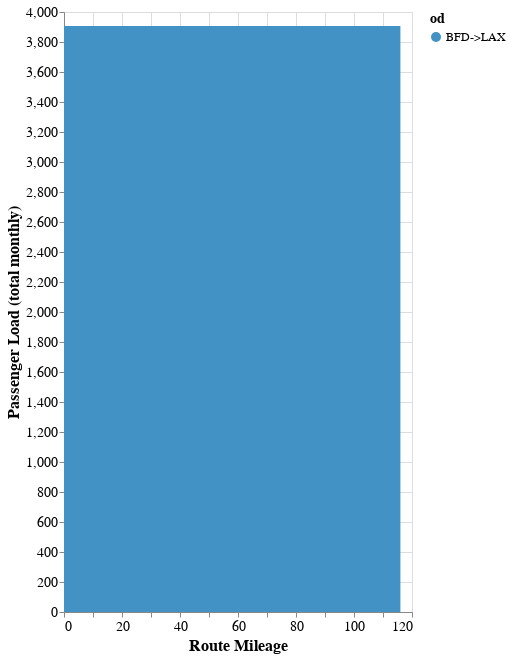

This figure's notebook cell:
### Code cell
chart

### Figure 1 — Vega specification as saved in the notebook (floating-point values rounded to 4 significant figures)
{"$schema": "https://vega.github.io/schema/vega/v5.json", "data": [{"name": "source_0", "values": [{"route_mileage": "0.0", "od": "BFD->LAX", "departing_station": "BFD", "ridership": 3906, "sum_ridership": 3906, "sum_ridership_end": 3906.0, "sum_ridership_start": 0.0}, {"route_mileage": "1.0", "od": "BFD->LAX", "departing_station": "BFD", "ridership": 3906, "sum_ridership": 3906, "sum_ridership_end": 3906.0, "sum_ridership_start": 0.0}, {"route_mileage": "2.0", "od": "BFD->LAX", "departing_station": "BFD", "ridership": 3906, "sum_ridership": 3906, "sum_ridership_end": 3906.0, "sum_ridership_start": 0.0}, {"route_mileage": "3.0", "od": "BFD->LAX", "departing_station": "BFD", "ridership": 3906, "sum_ridership": 3906, "sum_ridership_end": 3906.0, "sum_ridership_start": 0.0}, {"route_mileage": "4.0", "od": "BFD->LAX", "departing_station": "BFD", "ridership": 3906, "sum_ridership": 3906, "sum_ridership_end": 3906.0, "sum_ridership_start": 0.0}, {"route_mileage": "5.0", "od": "BFD->LAX", "departing_station": "BFD", "ridership": 3906, "sum_ridership": 3906, "sum_ridership_end": 3906.0, "sum_ridership_start": 0.0}, {"route_mileage": "6.0", "od": "BFD->LAX", "departing_station": "BFD", "ridership": 3906, "sum_ridership": 3906, "sum_ridership_end": 3906.0, "sum_ridership_start": 0.0}, {"route_mileage": "7.0", "od": "BFD->LAX", "departing_station": "BFD", "ridership": 3906, "sum_ridership": 3906, "sum_ridership_end": 3906.0, "sum_ridership_start": 0.0}, {"route_mileage": "8.0", "od": "BFD->LAX", "departing_station": "BFD", "ridership": 3906, "sum_ridership": 3906, "sum_ridership_end": 3906.0, "sum_ridership_start": 0.0}, {"route_mileage": "9.0", "od": "BFD->LAX", "departing_station": "BFD", "ridership": 3906, "sum_ridership": 3906, "sum_ridership_end": 3906.0, "sum_ridership_start": 0.0}, {"route_mileage": "10.0", "od": "BFD->LAX", "departing_station": "BFD", "ridership": 3906, "sum_ridership": 3906, "sum_ridership_end": 3906.0, "sum_ridership_start": 0.0}, {"route_mileage": "11.0", "od": "BFD->LAX", "departing_station": "BFD", "ridership": 3906, "sum_ridership": 3906, "sum_ridership_end": 3906.0, "sum_ridership_start": 0.0}, {"route_mileage": "12.0", "od": "BFD->LAX", "departing_station": "BFD", "ridership": 3906, "sum_ridership": 3906, "sum_ridership_end": 3906.0, "sum_ridership_start": 0.0}, {"route_mileage": "13.0", "od": "BFD->LAX", "departing_station": "BFD", "ridership": 3906, "sum_ridership": 3906, "sum_ridership_end": 3906.0, "sum_ridership_start": 0.0}, {"route_mileage": "14.0", "od": "BFD->LAX", "departing_station": "BFD", "ridership": 3906, "sum_ridership": 3906, "sum_ridership_end": 3906.0, "sum_ridership_start": 0.0}, {"route_mileage": "15.0", "od": "BFD->LAX", "departing_station": "BFD", "ridership": 3906, "sum_ridership": 3906, "sum_ridership_end": 3906.0, "sum_ridership_start": 0.0}, {"route_mileage": "16.0", "od": "BFD->LAX", "departing_station": "BFD", "ridership": 3906, "sum_ridership": 3906, "sum_ridership_end": 3906.0, "sum_ridership_start": 0.0}, {"route_mileage": "17.0", "od": "BFD->LAX", "departing_station": "BFD", "ridership": 3906, "sum_ridership": 3906, "sum_ridership_end": 3906.0, "sum_ridership_start": 0.0}, {"route_mileage": "18.0", "od": "BFD->LAX", "departing_station": "BFD", "ridership": 3906, "sum_ridership": 3906, "sum_ridership_end": 3906.0, "sum_ridership_start": 0.0}, {"route_mileage": "19.0", "od": "BFD->LAX", "departing_station": "BFD", "ridership": 3906, "sum_ridership": 3906, "sum_ridership_end": 3906.0, "sum_ridership_start": 0.0}, {"route_mileage": "20.0", "od": "BFD->LAX", "departing_station": "BFD", "ridership": 3906, "sum_ridership": 3906, "sum_ridership_end": 3906.0, "sum_ridership_start": 0.0}, {"route_mileage": "21.0", "od": "BFD->LAX", "departing_station": "BFD", "ridership": 3906, "sum_ridership": 3906, "sum_ridership_end": 3906.0, "sum_ridership_start": 0.0}, {"route_mileage": "22.0", "od": "BFD->LAX", "departing_station": "BFD", "ridership": 3906, "sum_ridership": 3906, "sum_ridership_end": 3906.0, "sum_ridership_start": 0.0}, {"route_mileage": "23.0", "od": "BFD->LAX", "departing_station": "BFD", "ridership": 3906, "sum_ridership": 3906, "sum_ridership_end": 3906.0, "sum_ridership_start": 0.0}, {"route_mileage": "24.0", "od": "BFD->LAX", "departing_station": "BFD", "ridership": 3906, "sum_ridership": 3906, "sum_ridership_end": 3906.0, "sum_ridership_start": 0.0}, {"route_mileage": "25.0", "od": "BFD->LAX", "departing_station": "BFD", "ridership": 3906, "sum_ridership": 3906, "sum_ridership_end": 3906.0, "sum_ridership_start": 0.0}, {"route_mileage": "26.0", "od": "BFD->LAX", "departing_station": "BFD", "ridership": 3906, "sum_ridership": 3906, "sum_ridership_end": 3906.0, "sum_ridership_start": 0.0}, {"route_mileage": "27.0", "od": "BFD->LAX", "departing_station": "BFD", "ridership": 3906, "sum_ridership": 3906, "sum_ridership_end": 3906.0, "sum_ridership_start": 0.0}, {"route_mileage": "28.0", "od": "BFD->LAX", "departing_station": "BFD", "ridership": 3906, "sum_ridership": 3906, "sum_ridership_end": 3906.0, "sum_ridership_start": 0.0}, {"route_mileage": "29.0", "od": "BFD->LAX", "departing_station": "BFD", "ridership": 3906, "sum_ridership": 3906, "sum_ridership_end": 3906.0, "sum_ridership_start": 0.0}, {"route_mileage": "30.0", "od": "BFD->LAX", "departing_station": "BFD", "ridership": 3906, "sum_ridership": 3906, "sum_ridership_end": 3906.0, "sum_ridership_start": 0.0}, {"route_mileage": "31.0", "od": "BFD->LAX", "departing_station": "BFD", "ridership": 3906, "sum_ridership": 3906, "sum_ridership_end": 3906.0, "sum_ridership_start": 0.0}, {"route_mileage": "32.0", "od": "BFD->LAX", "departing_station": "BFD", "ridership": 3906, "sum_ridership": 3906, "sum_ridership_end": 3906.0, "sum_ridership_start": 0.0}, {"route_mileage": "33.0", "od": "BFD->LAX", "departing_station": "BFD", "ridership": 3906, "sum_ridership": 3906, "sum_ridership_end": 3906.0, "sum_ridership_start": 0.0}, {"route_mileage": "34.0", "od": "BFD->LAX", "departing_station": "BFD", "ridership": 3906, "sum_ridership": 3906, "sum_ridership_end": 3906.0, "sum_ridership_start": 0.0}, {"route_mileage": "35.0", "od": "BFD->LAX", "departing_station": "BFD", "ridership": 3906, "sum_ridership": 3906, "sum_ridership_end": 3906.0, "sum_ridership_start": 0.0}, {"route_mileage": "36.0", "od": "BFD->LAX", "departing_station": "BFD", "ridership": 3906, "sum_ridership": 3906, "sum_ridership_end": 3906.0, "sum_ridership_start": 0.0}, {"route_mileage": "37.0", "od": "BFD->LAX", "departing_station": "BFD", "ridership": 3906, "sum_ridership": 3906, "sum_ridership_end": 3906.0, "sum_ridership_start": 0.0}, {"route_mileage": "38.0", "od": "BFD->LAX", "departing_station": "BFD", "ridership": 3906, "sum_ridership": 3906, "sum_ridership_end": 3906.0, "sum_ridership_start": 0.0}, {"route_mileage": "39.0", "od": "BFD->LAX", "departing_station": "BFD", "ridership": 3906, "sum_ridership": 3906, "sum_ridership_end": 3906.0, "sum_ridership_start": 0.0}, {"route_mileage": "40.0", "od": "BFD->LAX", "departing_station": "BFD", "ridership": 3906, "sum_ridership": 3906, "sum_ridership_end": 3906.0, "sum_ridership_start": 0.0}, {"route_mileage": "41.0", "od": "BFD->LAX", "departing_station": "BFD", "ridership": 3906, "sum_ridership": 3906, "sum_ridership_end": 3906.0, "sum_ridership_start": 0.0}, {"route_mileage": "42.0", "od": "BFD->LAX", "departing_station": "BFD", "ridership": 3906, "sum_ridership": 3906, "sum_ridership_end": 3906.0, "sum_ridership_start": 0.0}, {"route_mileage": "43.0", "od": "BFD->LAX", "departing_station": "BFD", "ridership": 3906, "sum_ridership": 3906, "sum_ridership_end": 3906.0, "sum_ridership_start": 0.0}, {"route_mileage": "44.0", "od": "BFD->LAX", "departing_station": "BFD", "ridership": 3906, "sum_ridership": 3906, "sum_ridership_end": 3906.0, "sum_ridership_start": 0.0}, {"route_mileage": "45.0", "od": "BFD->LAX", "departing_station": "BFD", "ridership": 3906, "sum_ridership": 3906, "sum_ridership_end": 3906.0, "sum_ridership_start": 0.0}, {"route_mileage": "46.0", "od": "BFD->LAX", "departing_station": "BFD", "ridership": 3906, "sum_ridership": 3906, "sum_ridership_end": 3906.0, "sum_ridership_start": 0.0}, {"route_mileage": "47.0", "od": "BFD->LAX", "departing_station": "BFD", "ridership": 3906, "sum_ridership": 3906, "sum_ridership_end": 3906.0, "sum_ridership_start": 0.0}, {"route_mileage": "48.0", "od": "BFD->LAX", "departing_station": "BFD", "ridership": 3906, "sum_ridership": 3906, "sum_ridership_end": 3906.0, "sum_ridership_start": 0.0}, {"route_mileage": "49.0", "od": "BFD->LAX", "departing_station": "BFD", "ridership": 3906, "sum_ridership": 3906, "sum_ridership_end": 3906.0, "sum_ridership_start": 0.0}, {"route_mileage": "50.0", "od": "BFD->LAX", "departing_station": "BFD", "ridership": 3906, "sum_ridership": 3906, "sum_ridership_end": 3906.0, "sum_ridership_start": 0.0}, {"route_mileage": "51.0", "od": "BFD->LAX", "departing_station": "BFD", "ridership": 3906, "sum_ridership": 3906, "sum_ridership_end": 3906.0, "sum_ridership_start": 0.0}, {"route_mileage": "52.0", "od": "BFD->LAX", "departing_station": "BFD", "ridership": 3906, "sum_ridership": 3906, "sum_ridership_end": 3906.0, "sum_ridership_start": 0.0}, {"route_mileage": "53.0", "od": "BFD->LAX", "departing_station": "BFD", "ridership": 3906, "sum_ridership": 3906, "sum_ridership_end": 3906.0, "sum_ridership_start": 0.0}, {"route_mileage": "54.0", "od": "BFD->LAX", "departing_station": "BFD", "ridership": 3906, "sum_ridership": 3906, "sum_ridership_end": 3906.0, "sum_ridership_start": 0.0}, {"route_mileage": "55.0", "od": "BFD->LAX", "departing_station": "BFD", "ridership": 3906, "sum_ridership": 3906, "sum_ridership_end": 3906.0, "sum_ridership_start": 0.0}, {"route_mileage": "56.0", "od": "BFD->LAX", "departing_station": "BFD", "ridership": 3906, "sum_ridership": 3906, "sum_ridership_end": 3906.0, "sum_ridership_start": 0.0}, {"route_mileage": "57.0", "od": "BFD->LAX", "departing_station": "BFD", "ridership": 3906, "sum_ridership": 3906, "sum_ridership_end": 3906.0, "sum_ridership_start": 0.0}, {"route_mileage": "58.0", "od": "BFD->LAX", "departing_station": "BFD", "ridership": 3906, "sum_ridership": 3906, "sum_ridership_end": 3906.0, "sum_ridership_start": 0.0}, {"route_mileage": "59.0", "od": "BFD->LAX", "departing_station": "BFD", "ridership": 3906, "sum_ridership": 3906, "sum_ridership_end": 3906.0, "sum_ridership_start": 0.0}, {"route_mileage": "60.0", "od": "BFD->LAX", "departing_station": "BFD", "ridership": 3906, "sum_ridership": 3906, "sum_ridership_end": 3906.0, "sum_ridership_start": 0.0}, {"route_mileage": "61.0", "od": "BFD->LAX", "departing_station": "BFD", "ridership": 3906, "sum_ridership": 3906, "sum_ridership_end": 3906.0, "sum_ridership_start": 0.0}, {"route_mileage": "62.0", "od": "BFD->LAX", "departing_station": "BFD", "ridership": 3906, "sum_ridership": 3906, "sum_ridership_end": 3906.0, "sum_ridership_start": 0.0}, {"route_mileage": "63.0", "od": "BFD->LAX", "departing_station": "BFD", "ridership": 3906, "sum_ridership": 3906, "sum_ridership_end": 3906.0, "sum_ridership_start": 0.0}, {"route_mileage": "64.0", "od": "BFD->LAX", "departing_station": "BFD", "ridership": 3906, "sum_ridership": 3906, "sum_ridership_end": 3906.0, "sum_ridership_start": 0.0}, {"route_mileage": "65.0", "od": "BFD->LAX", "departing_station": "BFD", "ridership": 3906, "sum_ridership": 3906, "sum_ridership_end": 3906.0, "sum_ridership_start": 0.0}, {"route_mileage": "66.0", "od": "BFD->LAX", "departing_station": "BFD", "ridership": 3906, "sum_ridership": 3906, "sum_ridership_end": 3906.0, "sum_ridership_start": 0.0}, {"route_mileage": "67.0", "od": "BFD->LAX", "departing_station": "BFD", "ridership": 3906, "sum_ridership": 3906, "sum_ridership_end": 3906.0, "sum_ridership_start": 0.0}, {"route_mileage": "68.0", "od": "BFD->LAX", "departing_station": "BFD", "ridership": 3906, "sum_ridership": 3906, "sum_ridership_end": 3906.0, "sum_ridership_start": 0.0}, {"route_mileage": "69.0", "od": "BFD->LAX", "departing_station": "BFD", "ridership": 3906, "sum_ridership": 3906, "sum_ridership_end": 3906.0, "sum_ridership_start": 0.0}, {"route_mileage": "70.0", "od": "BFD->LAX", "departing_station": "BFD", "ridership": 3906, "sum_ridership": 3906, "sum_ridership_end": 3906.0, "sum_ridership_start": 0.0}, {"route_mileage": "71.0", "od": "BFD->LAX", "departing_station": "BFD", "ridership": 3906, "sum_ridership": 3906, "sum_ridership_end": 3906.0, "sum_ridership_start": 0.0}, {"route_mileage": "72.0", "od": "BFD->LAX", "departing_station": "BFD", "ridership": 3906, "sum_ridership": 3906, "sum_ridership_end": 3906.0, "sum_ridership_start": 0.0}, {"route_mileage": "73.0", "od": "BFD->LAX", "departing_station": "BFD", "ridership": 3906, "sum_ridership": 3906, "sum_ridership_end": 3906.0, "sum_ridership_start": 0.0}, {"route_mileage": "74.0", "od": "BFD->LAX", "departing_station": "BFD", "ridership": 3906, "sum_ridership": 3906, "sum_ridership_end": 3906.0, "sum_ridership_start": 0.0}, {"route_mileage": "75.0", "od": "BFD->LAX", "departing_station": "BFD", "ridership": 3906, "sum_ridership": 3906, "sum_ridership_end": 3906.0, "sum_ridership_start": 0.0}, {"route_mileage": "76.0", "od": "BFD->LAX", "departing_station": "BFD", "ridership": 3906, "sum_ridership": 3906, "sum_ridership_end": 3906.0, "sum_ridership_start": 0.0}, {"route_mileage": "77.0", "od": "BFD->LAX", "departing_station": "BFD", "ridership": 3906, "sum_ridership": 3906, "sum_ridership_end": 3906.0, "sum_ridership_start": 0.0}, {"route_mileage": "78.0", "od": "BFD->LAX", "departing_station": "BFD", "ridership": 3906, "sum_ridership": 3906, "sum_ridership_end": 3906.0, "sum_ridership_start": 0.0}, {"route_mileage": "79.0", "od": "BFD->LAX", "departing_station": "BFD", "ridership": 3906, "sum_ridership": 3906, "sum_ridership_end": 3906.0, "sum_ridership_start": 0.0}, {"route_mileage": "80.0", "od": "BFD->LAX", "departing_station": "BFD", "ridership": 3906, "sum_ridership": 3906, "sum_ridership_end": 3906.0, "sum_ridership_start": 0.0}, {"route_mileage": "81.0", "od": "BFD->LAX", "departing_station": "BFD", "ridership": 3906, "sum_ridership": 3906, "sum_ridership_end": 3906.0, "sum_ridership_start": 0.0}, {"route_mileage": "82.0", "od": "BFD->LAX", "departing_station": "BFD", "ridership": 3906, "sum_ridership": 3906, "sum_ridership_end": 3906.0, "sum_ridership_start": 0.0}, {"route_mileage": "102.0", "od": "BFD->LAX", "departing_station": "BUR", "ridership": 3906, "sum_ridership": 3906, "sum_ridership_end": 3906.0, "sum_ridership_start": 0.0}, {"route_mileage": "103.0", "od": "BFD->LAX", "departing_station": "BUR", "ridership": 3906, "sum_ridership": 3906, "sum_ridership_end": 3906.0, "sum_ridership_start": 0.0}, {"route_mileage": "104.0", "od": "BFD->LAX", "departing_station": "BUR", "ridership": 3906, "sum_ridership": 3906, "sum_ridership_end": 3906.0, "sum_ridership_start": 0.0}, {"route_mileage": "105.0", "od": "BFD->LAX", "departing_station": "BUR", "ridership": 3906, "sum_ridership": 3906, "sum_ridership_end": 3906.0, "sum_ridership_start": 0.0}, {"route_mileage": "106.0", "od": "BFD->LAX", "departing_station": "BUR", "ridership": 3906, "sum_ridership": 3906, "sum_ridership_end": 3906.0, "sum_ridership_start": 0.0}, {"route_mileage": "107.0", "od": "BFD->LAX", "departing_station": "BUR", "ridership": 3906, "sum_ridership": 3906, "sum_ridership_end": 3906.0, "sum_ridership_start": 0.0}, {"route_mileage": "108.0", "od": "BFD->LAX", "departing_station": "BUR", "ridership": 3906, "sum_ridership": 3906, "sum_ridership_end": 3906.0, "sum_ridership_start": 0.0}, {"route_mileage": "109.0", "od": "BFD->LAX", "departing_station": "BUR", "ridership": 3906, "sum_ridership": 3906, "sum_ridership_end": 3906.0, "sum_ridership_start": 0.0}, {"route_mileage": "110.0", "od": "BFD->LAX", "departing_station": "BUR", "ridership": 3906, "sum_ridership": 3906, "sum_ridership_end": 3906.0, "sum_ridership_start": 0.0}, {"route_mileage": "111.0", "od": "BFD->LAX", "departing_station": "GLD", "ridership": 3906, "sum_ridership": 3906, "sum_ridership_end": 3906.0, "sum_ridership_start": 0.0}, {"route_mileage": "112.0", "od": "BFD->LAX", "departing_station": "GLD", "ridership": 3906, "sum_ridership": 3906, "sum_ridership_end": 3906.0, "sum_ridership_start": 0.0}, {"route_mileage": "113.0", "od": "BFD->LAX", "departing_station": "GLD", "ridership": 3906, "sum_ridership": 3906, "sum_ridership_end": 3906.0, "sum_ridership_start": 0.0}, {"route_mileage": "114.0", "od": "BFD->LAX", "departing_station": "GLD", "ridership": 3906, "sum_ridership": 3906, "sum_ridership_end": 3906.0, "sum_ridership_start": 0.0}, {"route_mileage": "115.0", "od": "BFD->LAX", "departing_station": "GLD", "ridership": 3906, "sum_ridership": 3906, "sum_ridership_end": 3906.0, "sum_ridership_start": 0.0}, {"route_mileage": "116.0", "od": "BFD->LAX", "departing_station": "GLD", "ridership": 3906, "sum_ridership": 3906, "sum_ridership_end": 3906.0, "sum_ridership_start": 0.0}, {"route_mileage": "83.0", "od": "BFD->LAX", "departing_station": "NHL", "ridership": 3906, "sum_ridership": 3906, "sum_ridership_end": 3906.0, "sum_ridership_start": 0.0}, {"route_mileage": "84.0", "od": "BFD->LAX", "departing_station": "NHL", "ridership": 3906, "sum_ridership": 3906, "sum_ridership_end": 3906.0, "sum_ridership_start": 0.0}, {"route_mileage": "85.0", "od": "BFD->LAX", "departing_station": "NHL", "ridership": 3906, "sum_ridership": 3906, "sum_ridership_end": 3906.0, "sum_ridership_start": 0.0}, {"route_mileage": "86.0", "od": "BFD->LAX", "departing_station": "NHL", "ridership": 3906, "sum_ridership": 3906, "sum_ridership_end": 3906.0, "sum_ridership_start": 0.0}, {"route_mileage": "87.0", "od": "BFD->LAX", "departing_station": "NHL", "ridership": 3906, "sum_ridership": 3906, "sum_ridership_end": 3906.0, "sum_ridership_start": 0.0}, {"route_mileage": "88.0", "od": "BFD->LAX", "departing_station": "NHL", "ridership": 3906, "sum_ridership": 3906, "sum_ridership_end": 3906.0, "sum_ridership_start": 0.0}, {"route_mileage": "89.0", "od": "BFD->LAX", "departing_station": "NHL", "ridership": 3906, "sum_ridership": 3906, "sum_ridership_end": 3906.0, "sum_ridership_start": 0.0}, {"route_mileage": "90.0", "od": "BFD->LAX", "departing_station": "NHL", "ridership": 3906, "sum_ridership": 3906, "sum_ridership_end": 3906.0, "sum_ridership_start": 0.0}, {"route_mileage": "91.0", "od": "BFD->LAX", "departing_station": "NHL", "ridership": 3906, "sum_ridership": 3906, "sum_ridership_end": 3906.0, "sum_ridership_start": 0.0}, {"route_mileage": "92.0", "od": "BFD->LAX", "departing_station": "NHL", "ridership": 3906, "sum_ridership": 3906, "sum_ridership_end": 3906.0, "sum_ridership_start": 0.0}, {"route_mileage": "93.0", "od": "BFD->LAX", "departing_station": "NHL", "ridership": 3906, "sum_ridership": 3906, "sum_ridership_end": 3906.0, "sum_ridership_start": 0.0}, {"route_mileage": "94.0", "od": "BFD->LAX", "departing_station": "NHL", "ridership": 3906, "sum_ridership": 3906, "sum_ridership_end": 3906.0, "sum_ridership_start": 0.0}, {"route_mileage": "95.0", "od": "BFD->LAX", "departing_station": "NHL", "ridership": 3906, "sum_ridership": 3906, "sum_ridership_end": 3906.0, "sum_ridership_start": 0.0}, {"route_mileage": "96.0", "od": "BFD->LAX", "departing_station": "NHL", "ridership": 3906, "sum_ridership": 3906, "sum_ridership_end": 3906.0, "sum_ridership_start": 0.0}, {"route_mileage": "97.0", "od": "BFD->LAX", "departing_station": "NHL", "ridership": 3906, "sum_ridership": 3906, "sum_ridership_end": 3906.0, "sum_ridership_start": 0.0}, {"route_mileage": "98.0", "od": "BFD->LAX", "departing_station": "NHL", "ridership": 3906, "sum_ridership": 3906, "sum_ridership_end": 3906.0, "sum_ridership_start": 0.0}, {"route_mileage": "99.0", "od": "BFD->LAX", "departing_station": "NHL", "ridership": 3906, "sum_ridership": 3906, "sum_ridership_end": 3906.0, "sum_ridership_start": 0.0}, {"route_mileage": "100.0", "od": "BFD->LAX", "departing_station": "NHL", "ridership": 3906, "sum_ridership": 3906, "sum_ridership_end": 3906.0, "sum_ridership_start": 0.0}, {"route_mileage": "101.0", "od": "BFD->LAX", "departing_station": "NHL", "ridership": 3906, "sum_ridership": 3906, "sum_ridership_end": 3906.0, "sum_ridership_start": 0.0}]}, {"name": "source_0_x_domain_route_mileage", "values": [{"min": 0.0, "max": 116.0}]}], "marks": [{"type": "group", "name": "pathgroup", "from": {"facet": {"data": "source_0", "name": "faceted_path_main", "groupby": ["od"]}}, "encode": {"update": {"height": {"field": {"signal": null, "datum": null, "group": "height", "parent": null}}, "width": {"field": {"signal": null, "datum": null, "group": "width", "parent": null}}}}, "marks": [{"type": "area", "name": "marks", "from": {"data": "faceted_path_main"}, "sort": {"field": "x"}, "encode": {"update": {"y2": {"field": "sum_ridership_start", "scale": "y"}, "defined": {"signal": "isValid(datum[\"route_mileage\"]) && isFinite(+datum[\"route_mileage\"]) && isValid(datum[\"sum_ridership\"]) && isFinite(+datum[\"sum_ridership\"])"}, "y": {"field": "sum_ridership_end", "scale": "y"}, "orient": {"value": "vertical"}, "tooltip": {"signal": "{\"departing_station\": isValid(datum[\"departing_station\"]) ? datum[\"departing_station\"] : \"\"+datum[\"departing_station\"], \"od\": isValid(datum[\"od\"]) ? datum[\"od\"] : \"\"+datum[\"od\"], \"ridership\": format(datum[\"ridership\"], \"\")}"}, "x": {"field": "route_mileage", "scale": "x"}, "fill": {"field": "od", "scale": "color"}}}, "style": ["area"]}]}], "scales": [{"name": "x", "type": "linear", "domain": [{"signal": "(data(\"source_0_x_domain_route_mileage\")[0] || {}).min"}, {"signal": "(data(\"source_0_x_domain_route_mileage\")[0] || {}).max"}], "range": [0, {"signal": "width"}], "zero": false, "nice": true}, {"name": "y", "type": "linear", "domain": {"data": "source_0", "fields": ["sum_ridership_start", "sum_ridership_end"]}, "range": [{"signal": "height"}, 0], "zero": true, "nice": true}, {"name": "color", "type": "ordinal", "domain": ["BFD->LAX"], "range": ["#4292c6"]}], "axes": [{"scale": "x", "ticks": false, "tickCount": {"signal": "ceil(width/40)"}, "maxExtent": 0, "grid": true, "minExtent": 0, "zindex": 0, "gridScale": "y", "domain": false, "labels": false, "aria": false, "orient": "bottom"}, {"scale": "y", "tickCount": {"signal": "ceil(height/40)"}, "grid": true, "domain": false, "minExtent": 0, "orient": "left", "ticks": false, "gridScale": "x", "zindex": 0, "maxExtent": 0, "labels": false, "aria": false}, {"scale": "x", "labelFlush": true, "labelOverlap": true, "tickCount": {"signal": "ceil(width/40)"}, "title": "Route Mileage", "grid": false, "zindex": 0, "orient": "bottom"}, {"scale": "y", "tickCount": {"signal": "ceil(height/40)"}, "zindex": 0, "orient": "left", "grid": false, "title": "Passenger Load (total monthly)", "labelOverlap": true}], "width": 348, "legends": [{"labelFontSize": 12, "symbolLimit": 0, "titleFontSize": 14, "fill": "color", "symbolType": "circle", "title": "od"}], "background": "white", "config": {"axis": {"labelFontSize": 14, "titleFontSize": 16}}, "padding": 5, "height": 600, "style": "cell"}
